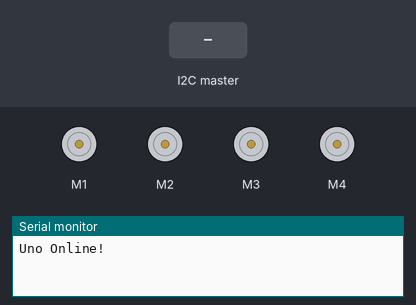
This sketch was run on a simulated Arduino Uno, built with avr-gcc and run on an emulated ATmega328P. Shown: 4 × DC motor (green arrow = forward, orange = backward, longer = faster), the last lines printed to the serial monitor. The test bench sets the inputs (shaded band).

Above: at 1.2 s.
1.3 s: the I2C master sends the byte 2
At 2.5 s:
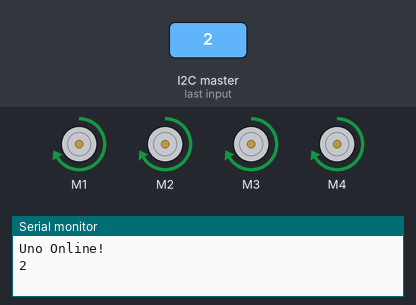
2.8 s: the I2C master sends the byte 1
At 3.8 s:
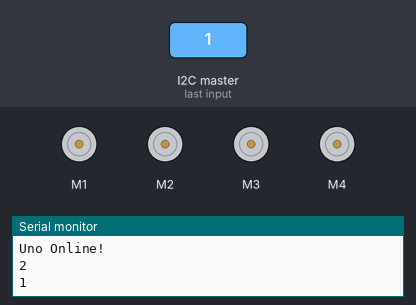
Timing chart, 0 to 5.8 s (numbered marks = the images above; inputs shaded):
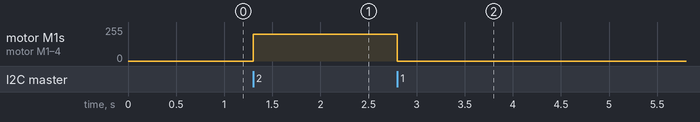

Measured:
- after the input at 1.3 s, motor M1–4: stopped → forward 200/255 at once
- after the input at 2.8 s, motor M1–4: forward 200/255 → stopped at once

The sketch:

uno_sonar_i2c.ino
```cpp
#include <Wire.h>
#include <AFMotor.h>

AF_DCMotor motor1(1);
AF_DCMotor motor2(2);
AF_DCMotor motor3(3);
AF_DCMotor motor4(4);


void setup()
{
  Wire.begin(4);                // join i2c bus with address #4
  Wire.onReceive(receiveEvent); // register event
  Serial.begin(9600);           // start serial for output
  Serial.println("Uno Online!");

  motor1.setSpeed(200);
  motor1.run(RELEASE);
  motor2.setSpeed(200);
  motor2.run(RELEASE);
  motor3.setSpeed(200);
  motor3.run(RELEASE);
  motor4.setSpeed(200);
  motor4.run(RELEASE);
}

void loop()
{
  delay(100);
}

// function that executes whenever data is received from master
// this function is registered as an event, see setup()
void receiveEvent(int howMany)
{
  while(1 < Wire.available()) // loop through all but the last
  {
    char c = Wire.read(); // receive byte as a character
    Serial.print(c);         // print the character
  }
  int x = Wire.read();    // receive byte as an integer
  Serial.println(x);         // print the integer

  if ((x < 20) && (x > 1)) {
    motor1.run(FORWARD);
    motor2.run(FORWARD);
    motor3.run(FORWARD);
    motor4.run(FORWARD);
  } else {
    motor1.run(RELEASE);
    motor2.run(RELEASE);
    motor3.run(RELEASE);
    motor4.run(RELEASE);
  }
}
```
